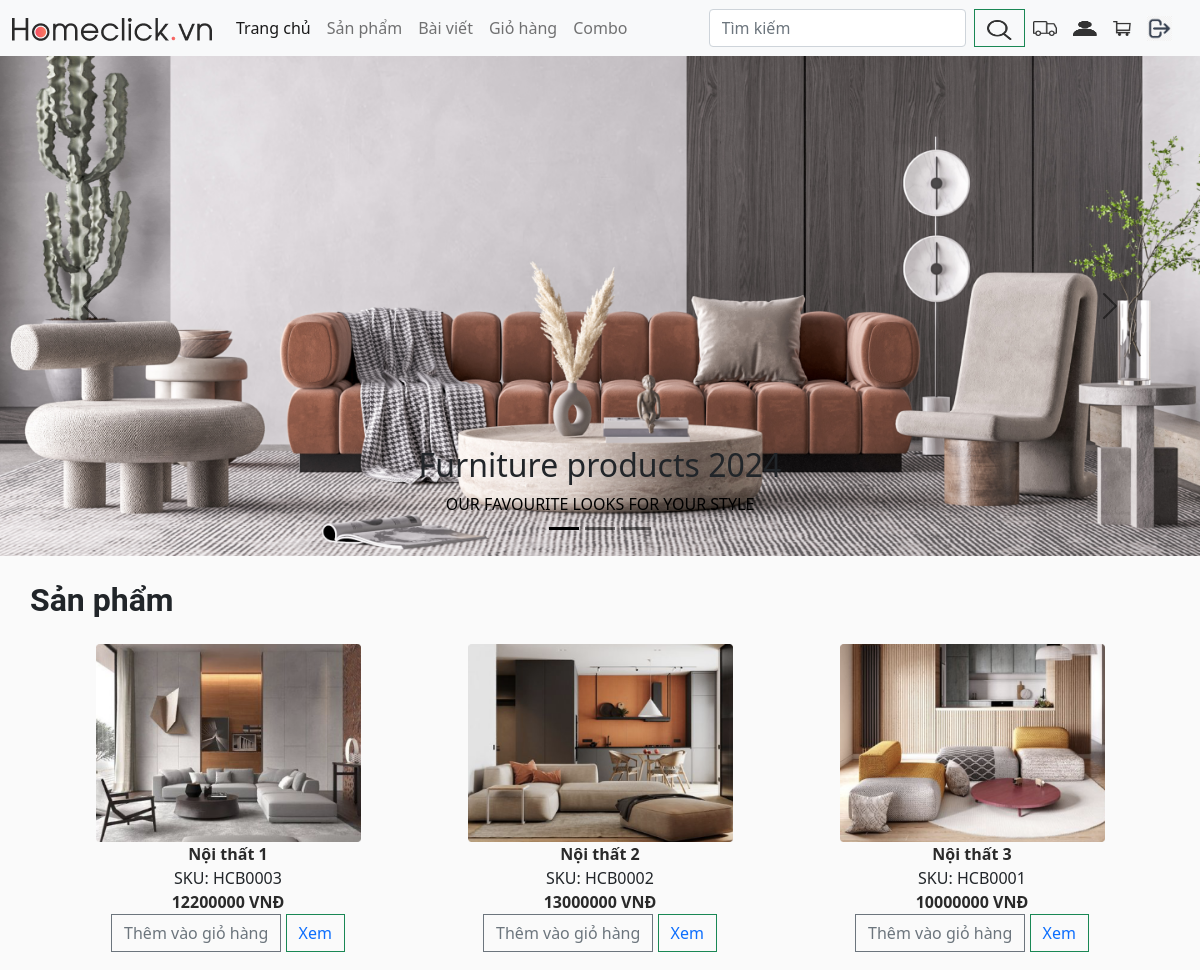
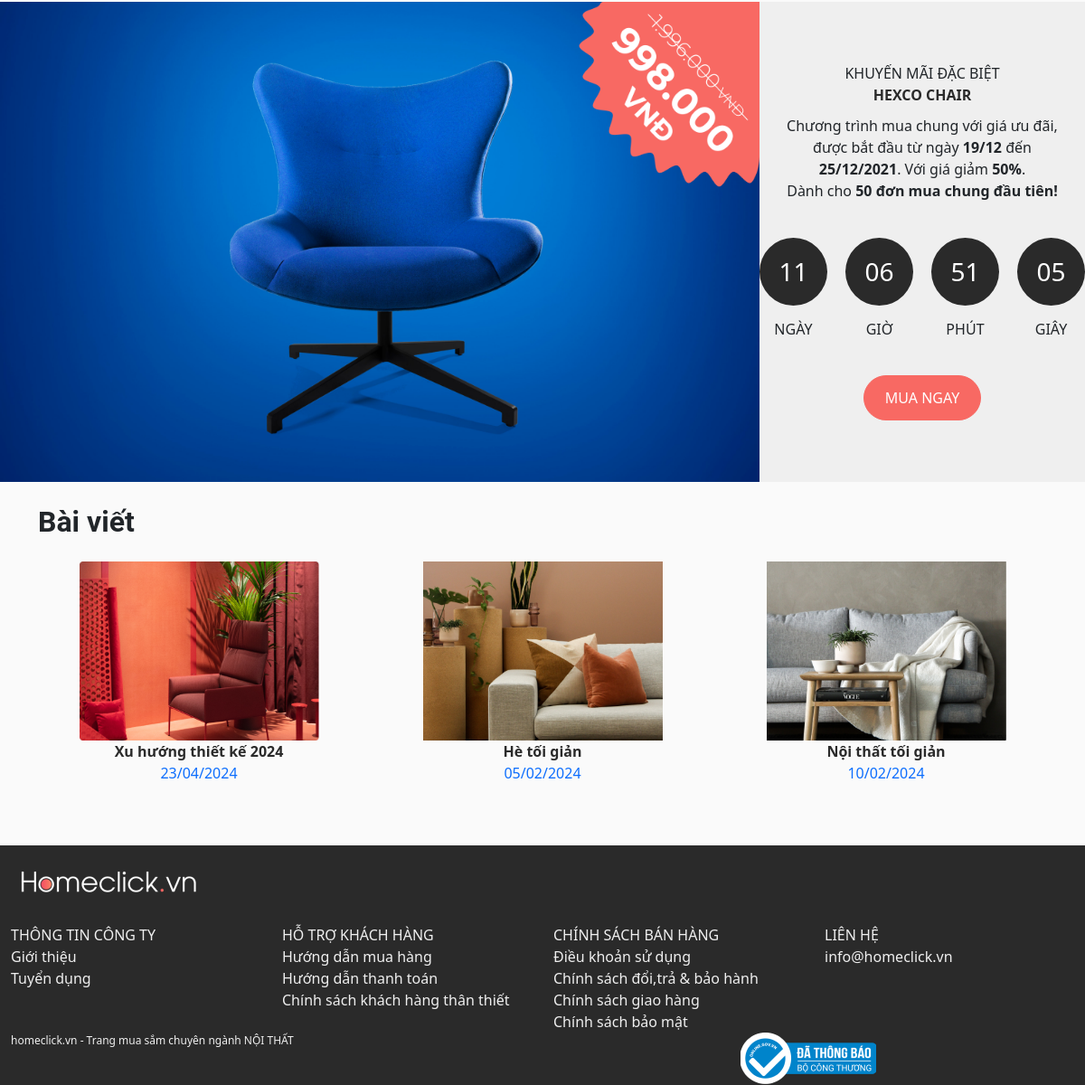
The page / on the database its author committed (2 pictures, top to bottom).
### app/models.py (models this page shows, shortened)
class Product(models.Model):
    name = models.CharField(max_length=200, null=True)
    price =models.FloatField()
    code = models.CharField(max_length=20, null=True)
    digital = models.BooleanField(default=False, null=True, blank=False)
    image = models.ImageField(upload_to='products/', null=True, blank=True)
    @property
    def ImageURL(self):
        try:
            url = self.image.url
        except:
            url = ''
        return url

class Article (models.Model):
    name = models.CharField(max_length=200, null=True)
    date_up = models.CharField(max_length=10, null=True)
    image = models.ImageField(null=True, blank=True)
    content = models.TextField(null=True)

### app/views.py (the view)
# urls.py: 2. Add a URL to urlpatterns:  path('', views.home, name='home')
def home(request):
    is_admin = request.session.get('admin', False)
    if request.user.is_authenticated and not is_admin:
            customer = request.user.customer
            order, created = Order.objects.get_or_create(customer = customer, complete = False)
            items = order.orderitem_set.all()
            cartItems = order.get_cart_items
    else:
        items = []
        order  = {'get_cart_items': 0,'get_cart_total': 0}
        cartItems = order['get_cart_items']
    articles = Article.objects.all()
    context = {'items':items, 'order': order, 'articles':articles}
    products = Product.objects.all()
    context.update({'products':products,'cartItems':cartItems})
    is_admin = request.session.get('admin', False)
    context.update({'is_admin': is_admin})
    return render(request, 'app/home.html',context)

### app/templates/app/home.html (shortened to what this page needs)
{% extends 'app/base.html' %}
{% load static %}
{% block main_content %}
  {% include 'app/slider.html' %}
  <div class="container p-0">
    <div class="title">Sản phẩm</div>
    <div class="product-container container-fluid">
      {% for product in products|slice:':3' %}
        <div class="content col-md-4">
          <img class="product-img" src="{{ product.ImageURL }}" alt="" />
          <div class="product-info">
            <div class="product-name">{{ product.name }}</div>
            <div class="product-code">{{ product.code }}</div>
            <div class="product-price">{{ product.price|floatformat:0 }} VNĐ</div>
            <div class="btn-group">
              <form method="post">
                <button data-product="{{ product.id }}" data-action="add" class="btn btn-outline-secondary add-btn update-cart">Thêm vào giỏ hàng</button>
                <button data-product="{{ product.id }}" class="btn btn-outline-success add-btn view_product"><a href="{% url 'detail' %}">Xem</a></button>
              </form>
            </div>
          </div>
        </div>
      {% endfor %}
    </div>
  </div>
  {% include 'app/countdown.html' %}
  <div class="container">
    <div class="title">Bài viết</div>
    <div class="row article-container justify-content-around mb-5">
      {% for article in articles|slice:':3' %}
      <a href="{% url 'article' %}" class="content col-md-4">
        <div >
            <img class="product-img" src="{{ article.image.url }}" alt="" />
          <div class="article-content text-center">
            <div class="article-name">{{ article.name }}</div>
            <div class="article-code">{{ article.date_up }}</div>
          </div>
        </div>
      </a>
      {% endfor %}
    </div>
  </div>
{% endblock %}

### app/templates/app/base.html (shortened to what this page needs)
{% load static %}
<!DOCTYPE html>
<html>
  <head>
    <link href="https://cdn.jsdelivr.net/npm/bootstrap@5.0.2/dist/css/bootstrap.min.css" rel="stylesheet" />
    <link rel="stylesheet" href="{% static 'app/css/main.css' %}" />
    <link rel="stylesheet" href="{% static 'app/css/product.css' %}" />
    <link rel="stylesheet" href="{% static 'app/css/countdown.css' %}" />
    <link rel="stylesheet" href="{% static 'app/css/footer.css' %}" />
    <link rel="stylesheet" href="" />
  </head>
  <body>
    <div class="container-fluid p-0">
      <nav class="navbar navbar-expand-lg navbar-light bg-light">
        <div class="container-fluid">
          <a class="navbar-brand" href="{% url 'home' %}"><img src="{% static 'images/imgLogo.png' %}" alt="imgLogo" /></a>
          <div class="collapse navbar-collapse" id="navbarSupportedContent">
            <ul class="navbar-nav me-auto mb-2 mb-lg-0">
              {% if not is_admin %}
              <li class="nav-item">
                <a class="nav-link active" aria-current="page" href="{% url 'home' %}">Trang chủ</a>
              </li>
              {% endif %}
              <li class="nav-item">
                <a class="nav-link" href="{% url 'product' %}">Sản phẩm</a>
              </li>
              <li class="nav-item">
                <a class="nav-link" href="{% url 'article' %}" tabindex="-1" aria-disabled="true">Bài viết</a>
              </li>
              {% if not is_admin %}
              <li class="nav-item">
                <a class="nav-link" tabindex="-1" aria-disabled="true" href="{% url 'cart' %}">Giỏ hàng</a>
              </li>
              <li class="nav-item">
                <a class="nav-link" href="#" tabindex="-1" aria-disabled="true">Combo</a>
              </li>
              {% endif %}
            </ul>
            <form class="d-flex me-2" method="POST" action="{% url 'search_page' %}">
              <input class="form-control me-2" type="search" placeholder="Tìm kiếm" aria-label="Search" name="searched" />
              <button class="btn btn-outline-success" type="submit"><img src="{% static 'images/imgSearch.png' %}" style="width: 25px; height: 20px;" /></button>
            </form>
            <div class="d-flex justify-content-center align-items-center">
              <ul class="icon d-flex list-unstyled">
                {% if not is_admin %}
                <li>
                  <a href="{% url 'checkout' %}"><img class="icon-item me-3" src="{% static 'images/imgTruck.png' %}" style="width: 24px; height: 15px;" alt="Truck" /></a>
                </li>
                <li>
                  {% if user.is_authenticated %}
                    <a href="{% url 'profile' %}"><img class="icon-item me-3" src="{% static 'images/imgUser.png' %}" style="width: 24px; height: 15px;" alt="User" /></a>
                  {% else %}
                    <a href="{% url 'signin' %}"><img class="icon-item me-3" src="{% static 'images/imgUser.png' %}" style="width: 24px; height: 15px;" alt="User" /></a>
                  {% endif %}
                </li>
                <li>
                  <a href="{% url 'cart' %}"><img class="icon-item me-3" src="{% static 'images/imgCart.png' %}" style="width: 18.46px; height: 15px;" alt="Cart" /></a>
                </li>
                {% endif %}
                <li>
                  <a href="{% url 'logout' %}"><img class="icon-item me-3" src="{% static 'images/logout.png' %}" style="width: 25px; height: 25px;" alt="Logout" /></a>
                </li>
              </ul>
            </div>
          </div>
        </div>
      </nav>
    </div>
    {% block main_content %}
    {% endblock %}
    <footer class="footer container-fluid d-none d-lg-block">
      <div class="row">
        <div class="img-footer">
          <img src="{% static 'images/imgLogo-1.png' %}" />
        </div>
      </div>
      <div class="row d-flex nav-menu">
        <div class="col-3">
          <div class="footer-title">THÔNG TIN CÔNG TY</div>
          <ul class="footer-list">
            <li class="footer-item">Giới thiệu</li>
            <li class="footer-item">Tuyển dụng</li>
          </ul>
        </div>
        <div class="col-3">
          <div class="footer-title">HỖ TRỢ KHÁCH HÀNG</div>
          <ul class="footer-list">
            <li class="footer-item">Hướng dẫn mua hàng</li>
            <li class="footer-item">Hướng dẫn thanh toán</li>
            <li class="footer-item">Chính sách khách hàng thân thiết</li>
          </ul>
        </div>
        <div class="col-3">
          <div class="footer-title">CHÍNH SÁCH BÁN HÀNG</div>
          <ul class="footer-list">
            <li class="footer-item">Điều khoản sử dụng</li>
            <li class="footer-item">Chính sách đổi,trả & bảo hành</li>
            <li class="footer-item">Chính sách giao hàng</li>
            <li class="footer-item">Chính sách bảo mật</li>
          </ul>
        </div>
        <div class="col-3">
          <div class="footer-title">LIÊN HỆ</div>
          <ul class="footer-list">
            <li class="footer-item">info@homeclick.vn</li>
          </ul>
        </div>
      </div>
      <div class="row">
        <div class="container bottom-footer">
          <div class="col-6">
            <ul class="bottom-footer-item">
              <li>homeclick.vn - Trang mua sắm chuyên ngành NỘI THẤT</li>
            </ul>
          </div>
          <div class="col-6 d-flex justify-content-center">
            <img class="img-fluid" src="{% static 'images/img_BCT.png' %}" />
          </div>
        </div>
      </div>
    </footer>
  </body>
</html>

### app/templates/app/slider.html (shortened to what this page needs)
{% load static %}
<div id="carouselExampleDark" class="carousel carousel-dark slide mb-2" data-bs-ride="carousel">
  <div class="carousel-indicators">
    <button type="button" data-bs-target="#carouselExampleDark" data-bs-slide-to="0" class="active" aria-current="true" aria-label="Slide 1"></button>
    <button type="button" data-bs-target="#carouselExampleDark" data-bs-slide-to="1" aria-label="Slide 2"></button>
    <button type="button" data-bs-target="#carouselExampleDark" data-bs-slide-to="2" aria-label="Slide 3"></button>
  </div>
  <div class="carousel-inner">
    <div class="carousel-item active" data-bs-interval="10000">
      <img src="{% static 'images/BannerHeader1.png' %}" class="d-block w-100" alt="..." />
      <div class="carousel-caption d-none d-md-block">
        <h2 class="text-dark">Furniture products 2024</h2>
        <p>OUR FAVOURITE LOOKS FOR YOUR STYLE</p>
      </div>
    </div>
  </div>
  <button class="carousel-control-prev" type="button" data-bs-target="#carouselExampleDark" data-bs-slide="prev">
    <span class="carousel-control-prev-icon" aria-hidden="true"></span>
  </button>
  <button class="carousel-control-next" type="button" data-bs-target="#carouselExampleDark" data-bs-slide="next">
    <span class="carousel-control-next-icon" aria-hidden="true"></span>
  </button>
</div>

### app/templates/app/countdown.html
{% load static %}
{% block countdown %}
  <div class="product-sale container-fluid d-flex">
    <div class="product-sale-img">
      <img class="product-sale-img img-fluid" src="{% static 'images/ProductSale.png' %}" alt="ProductSale" />
    </div>
    <div class="product-sale-content">
      <div class="product-title">KHUYẾN MÃI ĐẶC BIỆT</div>
      <div class="product-name">HEXCO CHAIR</div>
      <div class="product-script">
        Chương trình mua chung với giá ưu đãi, được bắt đầu từ ngày <b>19/12</b> đến <b>25/12/2021</b>. Với giá giảm <b>50%</b>.<br />
        Dành cho <b>50 đơn mua chung đầu tiên!</b>
      </div>
      <div class="clock-countdown">
        <div class="clock-container">
          <div class="clock-item">
            <span id="days" class="countdown mb-3">00</span>
            NGÀY
          </div>
          <div class="clock-item">
            <span id="hours" class="countdown mb-3">00</span>
            GIỜ
          </div>
          <div class="clock-item">
            <span id="minutes" class="countdown mb-3">00</span>
            PHÚT
          </div>
          <div class="clock-item">
            <span id="seconds" class="countdown mb-3">00</span>
            GIÂY
          </div>
        </div>
      </div>
      <button class="button-product-sale">MUA NGAY</button>
    </div>
  </div>
{% endblock %}

### app/static/app/css/main.css (style rules this page uses)
body { background-color: hsl(0, 0%, 98%); overflow-x: hidden; }
h1, h2, h3, h4, h5, h6 { color: hsl(0, 0%, 30%); }
p { margin: 0px; }
ul { list-style: none; padding: 0px; margin: 0px; }
a { text-decoration: none; }
.btn { border-radius: 0; }
.article-container { justify-content: space-around; }

### app/static/app/css/product.css (style rules this page uses)
.product-info { text-align: center; justify-content: center; align-items: center; }
.product-container { display: flex; flex-direction: row; }
.content { margin-bottom: 20px; }
.title { font-family: "Roboto", sans-serif; font-weight: 700; font-size: 32px; margin: 20px 0px; }
.product-name, .article-name { color: #2A2A2A; font-weight: 600; }
.product-price { color: #2A2A2A; font-weight: 600; }
.content { display: flex; flex-direction: column; align-items: center; }
@media (min-width: 768px) { .product-img { width: 180px; height: 125px; } }
@media (min-width: 992px) { .product-img { width: 265px; height: 198px; } }

### app/static/app/css/countdown.css (style rules this page uses)
.clock-container { display: flex; padding-top: 30px; gap: 20px; }
.clock-item { display: flex; flex-direction: column; justify-content: center; align-items: center; font-family: var(--body-font); font-size: 16px; font-weight: 400; line-height: 21px; letter-spacing: 0.002em; }
.countdown { background-color: #2a2a2a; color: #ffffff; font-size: 28px; border-radius: 50%; width: 75px; height: 75px; font-family: var(--body-font); font-size: 28px; font-weight: 300; line-height: 21px; letter-spacing: 0.002em; display: flex; flex-direction: column; justify-content: center; align-items: center; box-sizing: border-box; }
.product-sale { padding: 0px; display: flex; flex-direction: row; }
.product-sale-content { display: flex; flex-direction: column; align-items: center; justify-content: center; }
.product-title { font-size: var(--title-font-size); font-weight: 500; }
.product-script { text-align: center; margin: 10px 20px; }
.button-product-sale { background-color: #F86963; width: 130px; height: 50px; border-radius: 30px; border: 1px solid #F86963; margin-top: 40px; color: #FFF; }
.product-sale-content { background-color: #EFEFEF; }

### app/static/app/css/footer.css (style rules this page uses)
.footer { background-color: #2A2A2A; }
.footer-title { font-size: var(--menu-font-size); }
.footer-item { font-size: var(--menu-small-font-size); }
.bottom-footer-item { font-size: var(--title-font-size); }
.footer-list { margin: 0px; }
.bottom-footer { display: flex; justify-content: space-between; }
.bottom-footer-item { font-size: 12px; }
.title { display: flex; flex-direction: row; align-items: center; justify-content: space-between; }
.bottom-footer { color: #EFEFEF; }

### rows shown on the page
Product: ImageURL (picture), name "Nội thất 1", code "SKU: HCB0003", price "12200000"
Product: ImageURL (picture), name "Nội thất 2", code "SKU: HCB0002", price "13000000"
Product: ImageURL (picture), name "Nội thất 3", code "SKU: HCB0001", price "10000000"
Article: image (picture), name "Xu hướng thiết kế 2024", date_up "23/04/2024"
Article: image (picture), name "Hè tối giản", date_up "05/02/2024"
Article: image (picture), name "Nội thất tối giản", date_up "10/02/2024"
